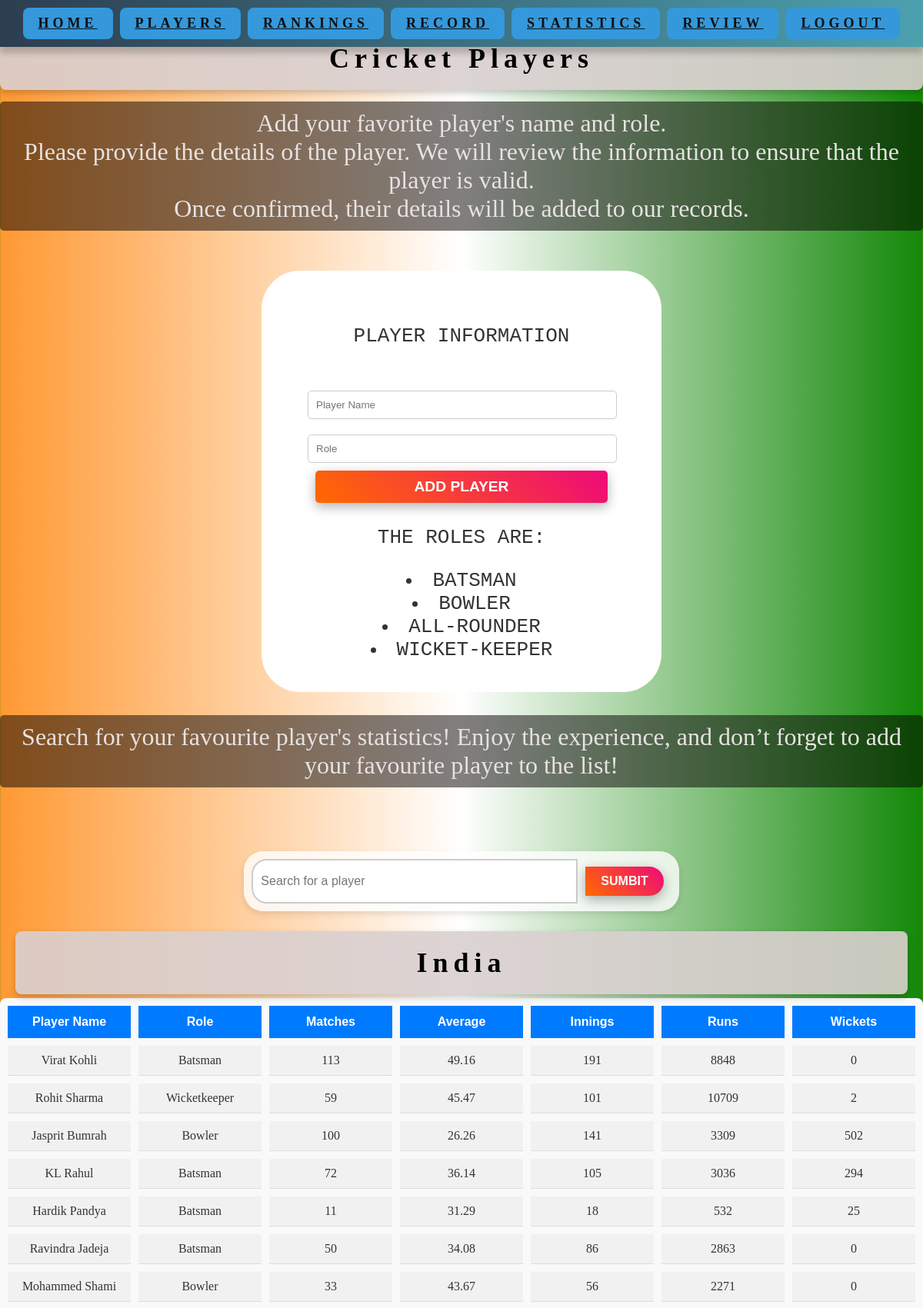
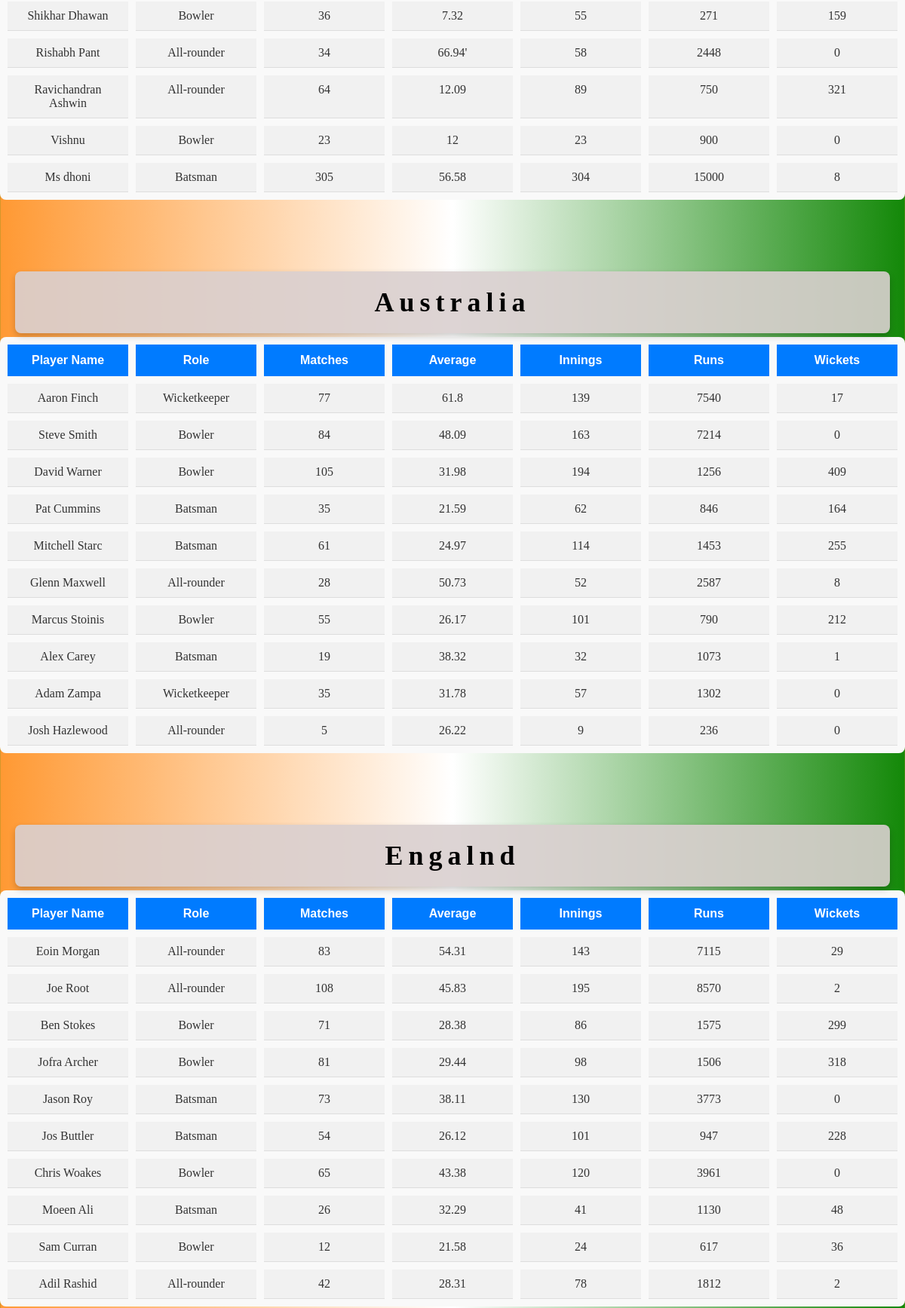
Screenshot of /search (upper part) with the database file from the repository (2 pictures, top to bottom).
### tables this page shows
CREATE TABLE Matches ("Match id" INTEGER PRIMARY KEY, Playerid INTEGER REFERENCES Player (PlayerId), Matches INTEGER, Innings INTEGER, Runs INTEGER, Wickets INTEGER, Average INTEGER, Team TEXT);

CREATE TABLE Player (PlayerId INTEGER PRIMARY KEY, PlayerName TEXT UNIQUE, Role TEXT, Teamid INTEGER REFERENCES Teams (Teamid), Verified INTEGER DEFAULT 1);

### routes.py (the view)
@app.route('/search', methods=['GET'])
def search():
    query = request.args.get('query', '')  # Get the search query
    conn = get_db_connections()  # Establish DB connection
    cur = conn.cursor()
    cur.execute("""
        SELECT Player.PlayerName, Player.Role, Matches.Matches, Matches.Average,
               Matches.Innings, Matches.Runs, Matches.Wickets, Matches.Team
        FROM Player
        INNER JOIN Matches ON Player.PlayerId = Matches.PlayerId
        WHERE Player.Verified = 1 AND Player.PlayerName LIKE ?
    """, ('%' + query + '%',))
    players = cur.fetchall()  # Get all players that match the query
    conn.close()
    if not players:
        abort(404)
    teams_data = {}
    for player in players:
        team_name = player[7]  # Assuming this is the Team name from your query
        if team_name not in teams_data:
            teams_data[team_name] = []
        teams_data[team_name].append(player)  # Add player to the respective team list
    return render_template("Players.html", teams_data=teams_data, query=query)

### routes.py (called while the page is built)
def get_db_connections():
    conn = sqlite3.connect(DATABASE)  # Connect to the SQLite database
    conn.row_factory = sqlite3.Row  # Configure the connection to return rows as dictionaries
    return conn  # Return the database connection

### templates/Players.html (shortened to what this page needs)
<!DOCTYPE html>
<html lang="en">
<head>
    <link rel="stylesheet" href="/static/style.css">
</head>
<nav class="Nav-bar">
    <strong><a href="/about">Home</a></strong>
    <strong><a href="/Players"> Players</a></strong>
    <strong><a href="/Ranking">Rankings</a></strong>
    <strong><a href="/Record">Record</a></strong>
    <strong><a href="/Stats">Statistics</a></strong>
    <strong><a href="/Review">Review</a></strong>
    <strong><a href="/login">Logout</a></strong>
</nav>
<body class="home-style">
    <h1 class="stats1">Cricket Players</h1>
    <p class="Instruction-player">Add your favorite player's name and role.<br>
        Please provide the details of the player. We will review the information to ensure that the player is valid.<br>
        Once confirmed, their details will be added to our records.</p>
    <div class="login">
        <div class="login-box">
            <p class="playerp">Player Information</p>
            <form class="Player-form" action="{{ url_for('addplayer') }}" method="post">
                <input class="form-input" type="text" name="player_name" placeholder="Player Name" required>
                <input class="form-input" type="text" name="role" placeholder="Role" required>
                <button class="form-button" type="submit">Add Player</button>
                <p class="playerp"> The ROLES ARE: <br>
                    <li class="playerp"> BATSMAN <BR> </li>
                     <li class="playerp">BOWLER <BR></li>
                    <LI class="playerp">ALL-ROUNDER</LI>
                   <li class="playerp">WICKET-KEEPER</li>
            </form>
        </div>
    </div>
    <p class="Instruction-player">Search for your favourite player's statistics!
        Enjoy the experience, and don’t forget to add your favourite player to the list!</p>
    <div class="Serach-bar">
        <form action="{{url_for('search')}}" method="GET">
            <input type="text" name="query" placeholder="Search for a player" required>
           <div class="sumbit"> <button type="submit">Sumbit</button>
    </div>
        </form>
    </div>
   {% for team, players in teams_data.items() %}
   <div class="team-section">
       <h2 class="stats1">{{ team }}</h2>
       <div class="players-grid">
           <div class="players-grid-title">Player Name</div>
           <div class="players-grid-title">Role</div>
           <div class="players-grid-title">Matches</div>
           <div class="players-grid-title">Average</div>
           <div class="players-grid-title">Innings</div>
           <div class="players-grid-title">Runs</div>
           <div class="players-grid-title">Wickets</div>
           {% for player in players %}
               <div class="player-cell">{{ player[0] }}</div>
               <div class="player-cell">{{ player[1] }}</div>
               <div class="player-cell">{{ player[2] }}</div>
               <div class="player-cell">{{ player[3] }}</div>
               <div class="player-cell">{{ player[4] }}</div>
               <div class="player-cell">{{ player[5] }}</div>
               <div class="player-cell">{{ player[6] }}</div>
           {% endfor %}
       </div>
   </div>
{% endfor %}
</body>
</html>

### static/style.css (style rules this page uses)
.home-style { margin: 0; padding: 0; font-family: Arial, Helvetica, sans-serif; background: linear-gradient(to right, #FF9933, #FFFFFF, #138808); color: #333; display: flex; flex-direction: column; min-height: 100vh; overflow-x:hidden ; }
.Nav-bar { position: fixed; left: 50%; transform: translateX(-50%); width: calc(100% - 20px); top: 0; background: linear-gradient(to right, #2c3e50, #4ca1af); padding: 10px 10px; box-shadow: 0 8px 8px rgba(0, 0, 0, 0.2); text-align: center; letter-spacing: 5px; z-index: 1; }
.Nav-bar { font-family: Dancing Script; font-size: 16px; text-transform: uppercase; text-decoration: none; }
h1 { font-size: 100px; margin: 0; color: #e74c3c; }
h2 { margin: 20px; font-size: 24px; }
p { font-size: 20px; margin: 10px 0; }
a { display: inline-block; padding: 10px 20px; font-size: 18px; color: #db5151; background-color: #3498db; border-radius: 8px; }
.stats1 { position: relative; top: 15px; text-align: center; font-size: 36px; padding: 20px; background-color: rgba(218, 208, 208, 0.9); color: black; font-family: Pinyon Script; margin-top: 20px; margin-bottom: 20px; letter-spacing: 7px; border-radius: 8px; box-shadow: 0 4px 8px rgba(0, 0, 0, 0.2); }
.playerp { text-align: center; font-family: monospace; text-transform: uppercase; font-weight: 200; font-size: xx-large; }
form { position: relative; display: flex; flex-direction: column; top: 20px; widows: 100%; }
.form-input { width: calc(100% - 20px); padding: 10px; margin: 10px 0; border: 1px solid #ccc; border-radius: 5px; }
.form-button { position: relative; bottom: 10px; background-color: #865454; color: white; border: none; padding: 10px 15px; border-radius: 5px; cursor: pointer; font-size: larger; transition: background-color 0.3s; }
.login { flex: 1; display: flex; justify-content: center; align-items: center; height: 100%; padding: 20px; }
.login-box { background: white; padding: 60px; border-radius: 50px; box-shadow: 0 4px 8px rgba (0,0,0,0.2); max-width: 400px; width: 100%; }
.Instruction-player { font-family: Playwrite Deutschland Grundschrift ; text-align: center; text-decoration: double; font-size: xx-large; color: rgb(231, 226, 226); background-color: rgba(5, 0, 0, 0.5); padding: 10px; border-radius: 5px; }
.players-grid { display: grid; grid-template-columns: repeat(7, 1fr); gap: 10px; margin-bottom: 20px; background-color: #f9f9f9; border-radius: 8px; padding: 10px; }
.players-grid-title { background-color: #007bff; color: white; font-weight: bold; padding: 12px; text-align: center; }
.player-cell { font-family: Playwrite Deutschland Grundschrift ; background-color: #f1f1f1; padding: 10px; text-align: center; border-bottom: 1px solid #ddd; }
.team-section { margin-bottom: 40px; }
.Serach-bar { display: flex; justify-content: center; align-items: center; height: 100px; margin-top: 20px; }
.Serach-bar form { display: flex; flex-direction: row; background: rgba(255, 255, 255, 0.8); padding: 10px; border-radius: 25px; box-shadow: 0 4px 8px rgba(0, 0, 0, 0.1); }
.Serach-bar input[type="text"] { padding: 10px; border: 2px solid #ccc; border-radius: 20px 0 0 20px; width: 400px; font-size: 16px; outline: none; }
.sumbit button[type="submit"] { position: static; padding: 10px 20px; border: none; background-color: #334456; color: white; cursor: pointer; border-radius: 0 20px 20px 0; font-size: 16px; }
h2, h3, h4 { margin-bottom: 10px; color: #333; }
p { margin-bottom: 1em; }
a { color: #0e1012; text-decoration: underline; }
button { padding: 15px 40px; border: none; border-radius: 50px; background: linear-gradient(45deg, #ff6a00, #ee0979); color: white; font-size: 18px; font-weight: bold; cursor: pointer; margin: 10px; transition: transform 0.2s, opacity 0.3s; box-shadow: 0 5px 15px rgba(0, 0, 0, 0.3); text-transform: uppercase; }

### rows the page displays
Matches: Team "India", PlayerName "Virat Kohli", Role "Batsman", Matches "113", Average "49.16", Innings "191", Runs "8848", Wickets "0"
Matches: PlayerName "Rohit Sharma", Role "Wicketkeeper", Matches "59", Average "45.47", Innings "101", Runs "10709", Wickets "2"
Matches: PlayerName "Jasprit Bumrah", Role "Bowler", Matches "100", Average "26.26", Innings "141", Runs "3309", Wickets "502"
Matches: PlayerName "KL Rahul", Role "Batsman", Matches "72", Average "36.14", Innings "105", Runs "3036", Wickets "294"
Matches: PlayerName "Hardik Pandya", Role "Batsman", Matches "11", Average "31.29", Innings "18", Runs "532", Wickets "25"
Matches: PlayerName "Ravindra Jadeja", Role "Batsman", Matches "50", Average "34.08", Innings "86", Runs "2863", Wickets "0"
Matches: PlayerName "Mohammed Shami", Role "Bowler", Matches "33", Average "43.67", Innings "56", Runs "2271", Wickets "0"
Matches: PlayerName "Shikhar Dhawan", Role "Bowler", Matches "36", Average "7.32", Innings "55", Runs "271", Wickets "159"
Matches: PlayerName "Rishabh Pant", Role "All-rounder", Matches "34", Average "66.94'", Innings "58", Runs "2448", Wickets "0"
Matches: PlayerName "Ravichandran Ashwin", Role "All-rounder", Matches "64", Average "12.09", Innings "89", Runs "750", Wickets "321"
Matches: PlayerName "Vishnu", Role "Bowler", Matches "23", Average "12", Innings "23", Runs "900", Wickets "0"
Matches: PlayerName "Ms dhoni", Role "Batsman", Matches "305", Average "56.58", Innings "304", Runs "15000", Wickets "8"
Matches: Team "Australia", PlayerName "Aaron Finch", Role "Wicketkeeper", Matches "77", Average "61.8", Innings "139", Runs "7540", Wickets "17"
Matches: PlayerName "Steve Smith", Role "Bowler", Matches "84", Average "48.09", Innings "163", Runs "7214", Wickets "0"
Matches: PlayerName "David Warner", Role "Bowler", Matches "105", Average "31.98", Innings "194", Runs "1256", Wickets "409"
Matches: PlayerName "Pat Cummins", Role "Batsman", Matches "35", Average "21.59", Innings "62", Runs "846", Wickets "164"
Matches: PlayerName "Mitchell Starc", Role "Batsman", Matches "61", Average "24.97", Innings "114", Runs "1453", Wickets "255"
Matches: PlayerName "Glenn Maxwell", Role "All-rounder", Matches "28", Average "50.73", Innings "52", Runs "2587", Wickets "8"
Matches: PlayerName "Marcus Stoinis", Role "Bowler", Matches "55", Average "26.17", Innings "101", Runs "790", Wickets "212"
Matches: PlayerName "Alex Carey", Role "Batsman", Matches "19", Average "38.32", Innings "32", Runs "1073", Wickets "1"
Matches: PlayerName "Adam Zampa", Role "Wicketkeeper", Matches "35", Average "31.78", Innings "57", Runs "1302", Wickets "0"
Matches: PlayerName "Josh Hazlewood", Role "All-rounder", Matches "5", Average "26.22", Innings "9", Runs "236", Wickets "0"
Matches: Team "Engalnd", PlayerName "Eoin Morgan", Role "All-rounder", Matches "83", Average "54.31", Innings "143", Runs "7115", Wickets "29"
Matches: PlayerName "Joe Root", Role "All-rounder", Matches "108", Average "45.83", Innings "195", Runs "8570", Wickets "2"
Matches: PlayerName "Ben Stokes", Role "Bowler", Matches "71", Average "28.38", Innings "86", Runs "1575", Wickets "299"
Matches: PlayerName "Jofra Archer", Role "Bowler", Matches "81", Average "29.44", Innings "98", Runs "1506", Wickets "318"
Matches: PlayerName "Jason Roy", Role "Batsman", Matches "73", Average "38.11", Innings "130", Runs "3773", Wickets "0"
Matches: PlayerName "Jos Buttler", Role "Batsman", Matches "54", Average "26.12", Innings "101", Runs "947", Wickets "228"
Matches: PlayerName "Chris Woakes", Role "Bowler", Matches "65", Average "43.38", Innings "120", Runs "3961", Wickets "0"
Matches: PlayerName "Moeen Ali", Role "Batsman", Matches "26", Average "32.29", Innings "41", Runs "1130", Wickets "48"
Matches: PlayerName "Sam Curran", Role "Bowler", Matches "12", Average "21.58", Innings "24", Runs "617", Wickets "36"
Matches: PlayerName "Adil Rashid", Role "All-rounder", Matches "42", Average "28.31", Innings "78", Runs "1812", Wickets "2"
